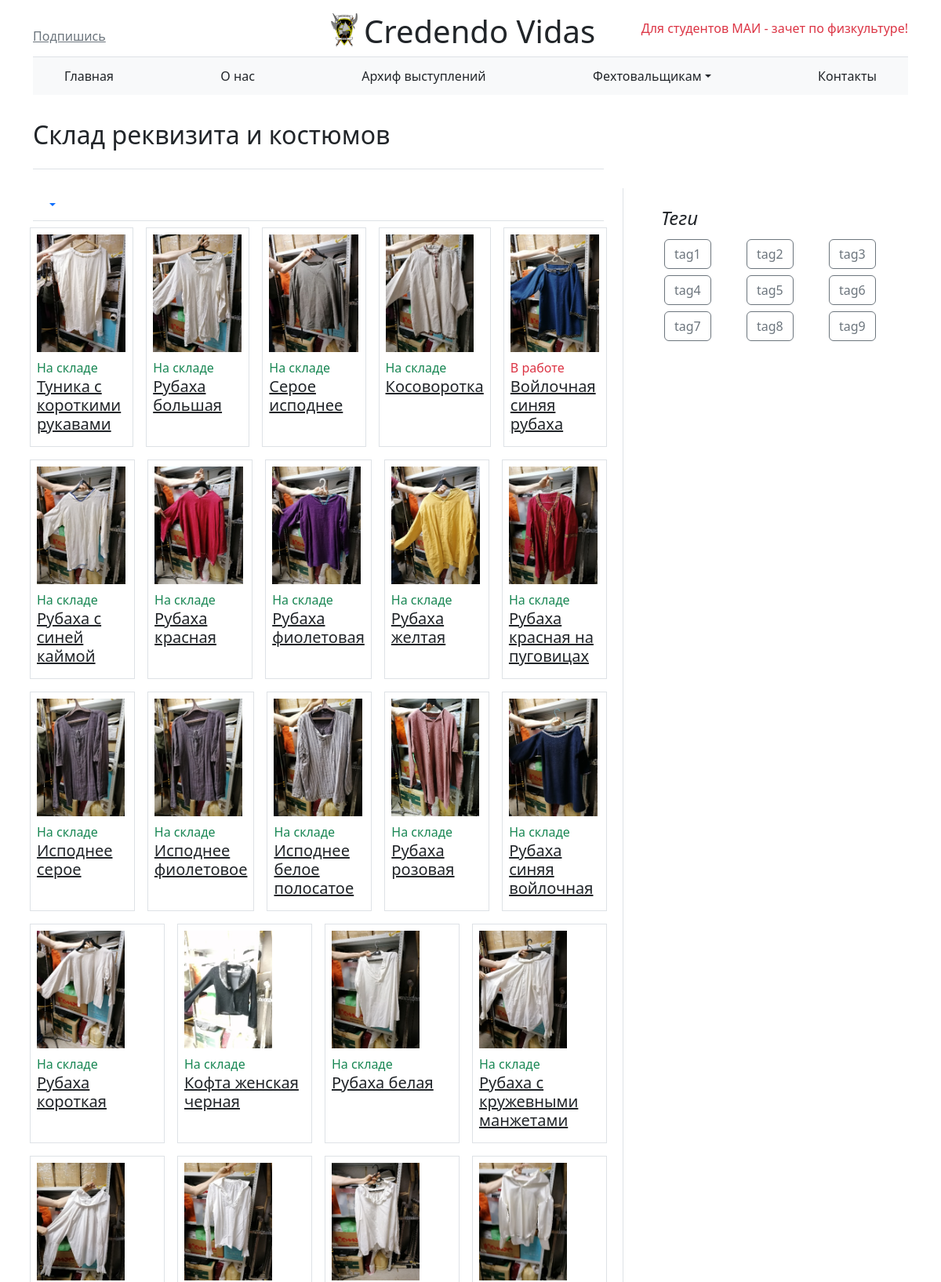
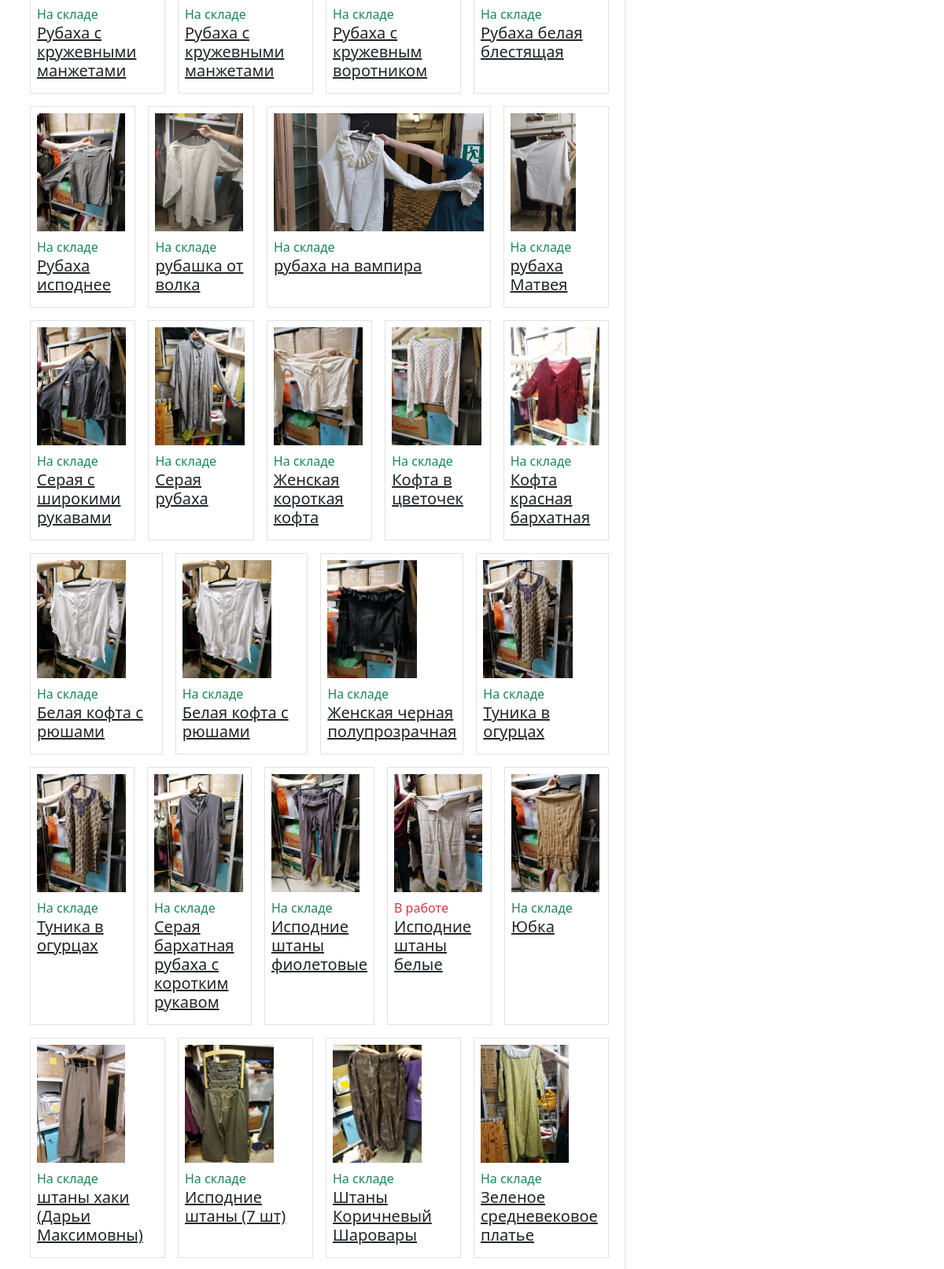
/store/ (upper part), run on the app's committed database (2 pictures, top to bottom).
### store/models.py (models this page shows, shortened)
class Item(models.Model):
    STORED = True
    ACTIVE = False
    STATUS_CHOISES = [
        (STORED, 'На складе'),
        (ACTIVE, 'В работе')
    ]
    name = models.CharField('Название', max_length=100)
    photo = models.ImageField(upload_to='store/item_images/', default="No-Image-Placeholder.svg")
    place = models.CharField('Место на складе', max_length=50)
    size = models.CharField('Размер', max_length=30, blank=True)
    material = models.CharField('Материал', max_length=30, blank=True)
    status = models.BooleanField('Статус', choices=STATUS_CHOISES)
    color = models.ManyToManyField(Color)
    last_status_change = models.DateTimeField('Последнее изменение статуса')
    tags = models.ManyToManyField(Tag, blank=True, null=True)
    category = models.ForeignKey(Category, on_delete=models.CASCADE, verbose_name="Категория", blank=True, default=14)
    quantity_available = models.IntegerField('Доступное количество', default=1)
    quantity_total = models.IntegerField('Общее количество', default=1)
    class Meta:
        verbose_name = 'Предмет'
        verbose_name_plural = 'Предметы'

### store/views.py (the view)
# urls.py: path('', views.catalog, name='catalog'),
def catalog(request):
    categories = Category.objects.all()
    items = Item.objects.all()
    context = {'items': items,
               'categories': categories}
    return render(request, 'store/catalog.html', context)

### templates/store/catalog.html (shortened to what this page needs)
{% extends 'main/layout.html' %}
{% load mptt_tags %}
{% load static %}
{% block content %}
    <main class="container">
  <div class="row g-5">
    <div class="col-md-8">
      <h2 class="pb-4 my-4 border-bottom">
        Склад реквизита и костюмов
      </h2>
    </div>
  </div>
    <div class="row g-5">
        <div class="col-8">
            <ul class="nav nav-tabs">
                {% recursetree categories %}
                    {% if not node.is_leaf_node %}
                        <li class="nav-item dropdown">
                            <a class="nav-link dropdown-toggle" id="tabs-dropdown" role="button" data-bs-toggle="dropdown" aria-expanded="false">
                            </a>
                        </li>
                    {% else %}
                        <li class="nav-item">
                            <a class="nav-link" aria-current="page" href="category={{ node.slug }}">{{ node.name }}</a>
                        </li>
                    {% endif %}
                {% endrecursetree %}
            </ul>
            <div class="row justify-content-between">
                {% for item in items %}
                    <div class="col-sm m-2 p-2 border">
                        {% if item.photo.url == "" %}
                            <img class="mb-2" src="{% static 'img/No-Image-Placeholder.svg' %}" height="150">
                        {% else %}
                            <img class="mb-2" src="{{ item.photo.url }}" alt="Image" height="150">
                        {% endif %}
                        <div class="align-self-end">
                            {% if item.status == item.STORED %}
                            <p class="mb-0 text-success"> На складе</p>
                            {% else %}
                            <p class="mb-0 text-danger"> В работе</p>
                            {% endif %}
                        </div>
                        <h5><a class="link-dark" href="item-id={{ item.id }}">{{ item.name }}</a></h5>
                    </div>
                {% endfor %}
             </div>
        </div>
        <div class="col-4 border-start">
      <div class="position-sticky" style="top: 2rem;">
        <div class="p-4">
          <h4 class="fst-italic">Теги</h4>
          <div class="row justify-content-between">
              <div class="col m-1"><button class="btn btn-outline-secondary">tag1</button></div>
              <div class="col m-1"><button class="btn btn-outline-secondary">tag2</button></div>
              <div class="col m-1"><button class="btn btn-outline-secondary">tag3</button></div>
              <div class="col m-1"><button class="btn btn-outline-secondary">tag4</button></div>
              <div class="col m-1"><button class="btn btn-outline-secondary">tag5</button></div>
              <div class="col m-1"><button class="btn btn-outline-secondary">tag6</button></div>
              <div class="col m-1"><button class="btn btn-outline-secondary">tag7</button></div>
              <div class="col m-1"><button class="btn btn-outline-secondary">tag8</button></div>
              <div class="col m-1"><button class="btn btn-outline-secondary">tag9</button></div>
          </div>
        </div>
      </div>
    </div>
    </div>
</main>
{% endblock %}

### data on the page
Item: photo (picture), status "На складе", name "Туника с короткими рукавами"
Item: photo (picture), status "На складе", name "Рубаха большая"
Item: photo (picture), status "На складе", name "Серое исподнее"
Item: photo (picture), status "На складе", name "Косоворотка"
Item: photo (picture), status "В работе", name "Войлочная синяя рубаха"
Item: photo (picture), status "На складе", name "Рубаха с синей каймой"
Item: photo (picture), status "На складе", name "Рубаха красная"
Item: photo (picture), status "На складе", name "Рубаха фиолетовая"
Item: photo (picture), status "На складе", name "Рубаха желтая"
Item: photo (picture), status "На складе", name "Рубаха красная на пуговицах"
Item: photo (picture), status "На складе", name "Исподнее серое"
Item: photo (picture), status "На складе", name "Исподнее фиолетовое"
Item: photo (picture), status "На складе", name "Исподнее белое полосатое"
Item: photo (picture), status "На складе", name "Рубаха розовая"
Item: photo (picture), status "На складе", name "Рубаха синяя войлочная"
Item: photo (picture), status "На складе", name "Рубаха короткая"
Item: photo (picture), status "На складе", name "Кофта женская черная"
Item: photo (picture), status "На складе", name "Рубаха белая"
Item: photo (picture), status "На складе", name "Рубаха с кружевными манжетами"
Item: photo (picture), status "На складе", name "Рубаха с кружевными манжетами"
Item: photo (picture), status "На складе", name "Рубаха с кружевными манжетами"
Item: photo (picture), status "На складе", name "Рубаха с кружевным воротником"
Item: photo (picture), status "На складе", name "Рубаха белая блестящая"
Item: photo (picture), status "На складе", name "Рубаха исподнее"
Item: photo (picture), status "На складе", name "рубашка от волка"
Item: photo (picture), status "На складе", name "рубаха на вампира"
Item: photo (picture), status "На складе", name "рубаха Матвея"
Item: photo (picture), status "На складе", name "Серая с широкими рукавами"
Item: photo (picture), status "На складе", name "Серая рубаха"
Item: photo (picture), status "На складе", name "Женская короткая кофта"
Item: photo (picture), status "На складе", name "Кофта в цветочек"
Item: photo (picture), status "На складе", name "Кофта красная бархатная"
Item: photo (picture), status "На складе", name "Белая кофта с рюшами"
Item: photo (picture), status "На складе", name "Белая кофта с рюшами"
Item: photo (picture), status "На складе", name "Женская черная полупрозрачная"
Item: photo (picture), status "На складе", name "Туника в огурцах"
Item: photo (picture), status "На складе", name "Туника в огурцах"
Item: photo (picture), status "На складе", name "Серая бархатная рубаха с коротким рукавом"
Item: photo (picture), status "На складе", name "Исподние штаны фиолетовые"
Item: photo (picture), status "В работе", name "Исподние штаны белые"
Item: photo (picture), status "На складе", name "Юбка"
Item: photo (picture), status "На складе", name "штаны хаки (Дарьи Максимовны)"
Item: photo (picture), status "На складе", name "Исподние штаны (7 шт)"
Item: photo (picture), status "На складе", name "Штаны Коричневый Шаровары"
Item: photo (picture), status "На складе", name "Зеленое средневековое платье"
